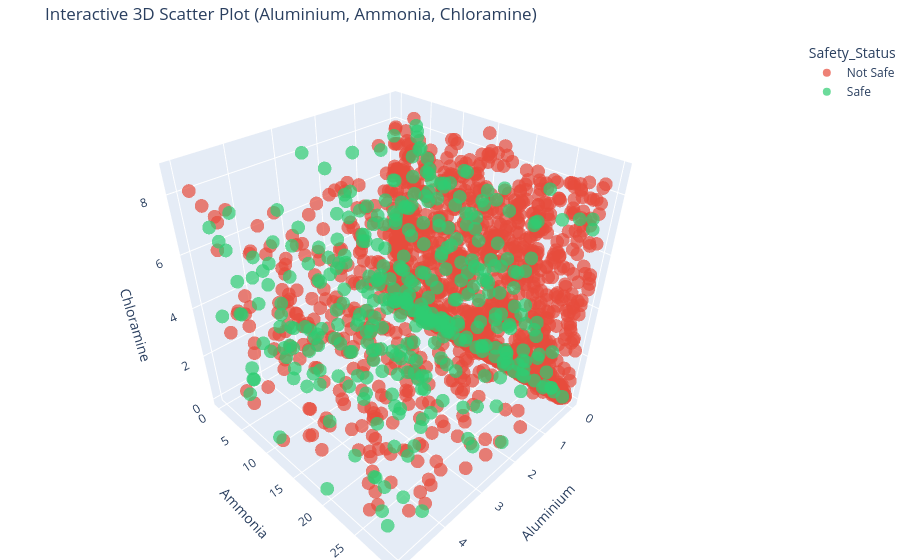

Notebook code cell kept with this figure:
### Code cell
# Interactive 3D Scatter of key features: aluminium, ammonia, chloramine
df_plot = df.copy()
df_plot['Safety_Status'] = df_plot['is_safe'].map({0: 'Not Safe', 1: 'Safe'})

fig_3d = px.scatter_3d(
    df_plot.sample(n=3000, random_state=42), # Sampling for smoother rendering
    x='aluminium', y='ammonia', z='chloramine',
    color='Safety_Status',
    color_discrete_map={'Not Safe': '#E74C3C', 'Safe': '#2ECC71'},
    title='Interactive 3D Scatter Plot (Aluminium, Ammonia, Chloramine)',
    labels={'aluminium': 'Aluminium', 'ammonia': 'Ammonia', 'chloramine': 'Chloramine'},
    opacity=0.7
)
fig_3d.update_layout(margin=dict(l=0, r=0, b=0, t=40))

### Figure 1 — Plotly figure (JSON) as saved in the notebook; plotly's stock layout.template omitted (floating-point values rounded to 4 significant figures; data arrays with more than 128 entries replaced by an {"elided": "..."} marker saying what was removed)
{"data": [{"hovertemplate": "Safety_Status=Not Safe<br>Aluminium=%{x}<br>Ammonia=%{y}<br>Chloramine=%{z}<extra></extra>", "legendgroup": "Not Safe", "marker": {"color": "#E74C3C", "opacity": 0.7, "symbol": "circle"}, "mode": "markers", "name": "Not Safe", "scene": "scene", "showlegend": true, "type": "scatter3d", "x": {"elided": "2620 float values"}, "y": {"elided": "2620 float values"}, "z": {"elided": "2620 float values"}}, {"hovertemplate": "Safety_Status=Safe<br>Aluminium=%{x}<br>Ammonia=%{y}<br>Chloramine=%{z}<extra></extra>", "legendgroup": "Safe", "marker": {"color": "#2ECC71", "opacity": 0.7, "symbol": "circle"}, "mode": "markers", "name": "Safe", "scene": "scene", "showlegend": true, "type": "scatter3d", "x": {"elided": "380 float values"}, "y": {"elided": "380 float values"}, "z": {"elided": "380 float values"}}], "layout": {"legend": {"title": {"text": "Safety_Status"}, "tracegroupgap": 0}, "margin": {"b": 0, "l": 0, "r": 0, "t": 40}, "scene": {"domain": {"x": [0, 1], "y": [0, 1]}, "xaxis": {"title": {"text": "Aluminium"}}, "yaxis": {"title": {"text": "Ammonia"}}, "zaxis": {"title": {"text": "Chloramine"}}}, "title": {"text": "Interactive 3D Scatter Plot (Aluminium, Ammonia, Chloramine)"}}}
